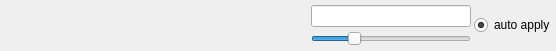
<?xml version="1.0" encoding="UTF-8"?>
<ui version="4.0">
 <class>SliderEditorItem</class>
 <widget class="QWidget" name="SliderEditorItem">
  <property name="geometry">
   <rect>
    <x>0</x>
    <y>0</y>
    <width>556</width>
    <height>51</height>
   </rect>
  </property>
  <property name="baseSize">
   <size>
    <width>100</width>
    <height>20</height>
   </size>
  </property>
  <property name="windowTitle">
   <string>SliderEditorItem</string>
  </property>
  <layout class="QHBoxLayout">
   <property name="spacing">
    <number>3</number>
   </property>
   <property name="margin">
    <number>1</number>
   </property>
   <item>
    <widget class="QLabel" name="nameLabel">
     <property name="minimumSize">
      <size>
       <width>240</width>
       <height>20</height>
      </size>
     </property>
     <property name="maximumSize">
      <size>
       <width>240</width>
       <height>30</height>
      </size>
     </property>
     <property name="text">
      <string/>
     </property>
    </widget>
   </item>
   <item>
    <spacer>
     <property name="orientation">
      <enum>Qt::Horizontal</enum>
     </property>
     <property name="sizeType">
      <enum>QSizePolicy::MinimumExpanding</enum>
     </property>
     <property name="sizeHint" stdset="0">
      <size>
       <width>0</width>
       <height>0</height>
      </size>
     </property>
    </spacer>
   </item>
   <item>
    <layout class="QVBoxLayout">
     <property name="spacing">
      <number>0</number>
     </property>
     <item>
      <widget class="QLineEdit" name="lineEdit">
       <property name="minimumSize">
        <size>
         <width>160</width>
         <height>0</height>
        </size>
       </property>
       <property name="maximumSize">
        <size>
         <width>160</width>
         <height>16777215</height>
        </size>
       </property>
      </widget>
     </item>
     <item>
      <widget class="QSlider" name="slider">
       <property name="sizePolicy">
        <sizepolicy hsizetype="Fixed" vsizetype="Fixed">
         <horstretch>0</horstretch>
         <verstretch>0</verstretch>
        </sizepolicy>
       </property>
       <property name="minimumSize">
        <size>
         <width>160</width>
         <height>0</height>
        </size>
       </property>
       <property name="maximumSize">
        <size>
         <width>160</width>
         <height>16777215</height>
        </size>
       </property>
       <property name="maximum">
        <number>20</number>
       </property>
       <property name="sliderPosition">
        <number>5</number>
       </property>
       <property name="orientation">
        <enum>Qt::Horizontal</enum>
       </property>
       <property name="tickPosition">
        <enum>QSlider::NoTicks</enum>
       </property>
      </widget>
     </item>
    </layout>
   </item>
   <item>
    <widget class="QRadioButton" name="radioButton">
     <property name="text">
      <string>auto apply</string>
     </property>
     <property name="checked">
      <bool>true</bool>
     </property>
    </widget>
   </item>
  </layout>
 </widget>
 <resources>
  <include location="QtAutoGui.qrc"/>
 </resources>
 <connections/>
</ui>
